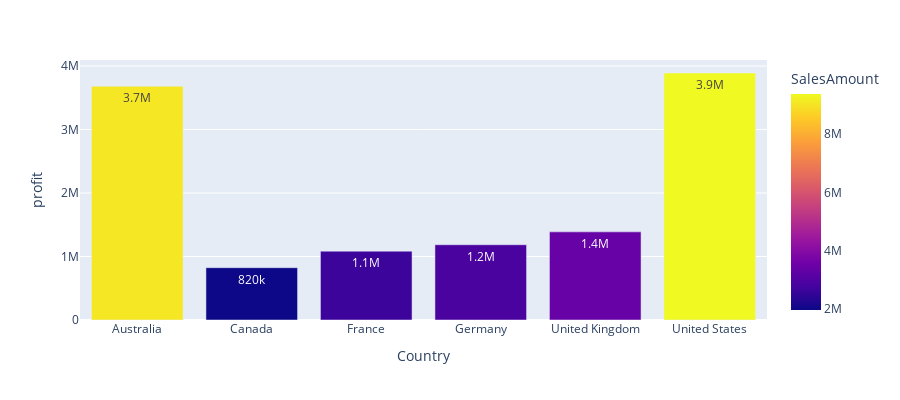

The cell this chart's notebook holds for it:
### Markdown cell above
Profitability by country

### Code cell
country_sales = pd.DataFrame(df.groupby('Country').sum()[['SalesAmount', 'profit']])
country_sales.reset_index(inplace=True)

fig = px.bar(country_sales, x='Country', y='profit',text_auto='.2s',
             color='SalesAmount',
             height=400)
fig.show()

### Figure 1 — Plotly figure (JSON) as saved in the notebook; plotly's stock layout.template omitted (floating-point values rounded to 4 significant figures)
{"data": [{"alignmentgroup": "True", "hovertemplate": "Country=%{x}<br>profit=%{y}<br>SalesAmount=%{marker.color}<extra></extra>", "legendgroup": "", "marker": {"color": [9052000.0, 1967000.0, 2641000.0, 2891000.0, 3387000.0, 9370000.0], "coloraxis": "coloraxis", "pattern": {"shape": ""}}, "name": "", "offsetgroup": "", "orientation": "v", "showlegend": false, "textposition": "auto", "texttemplate": "%{y:.2s}", "type": "bar", "x": ["Australia", "Canada", "France", "Germany", "United Kingdom", "United States"], "xaxis": "x", "y": [3681000.0, 823800.0, 1084000.0, 1185000.0, 1388000.0, 3890000.0], "yaxis": "y"}], "layout": {"barmode": "relative", "coloraxis": {"colorbar": {"title": {"text": "SalesAmount"}}, "colorscale": [[0, "#0d0887"], [0.1111, "#46039f"], [0.2222, "#7201a8"], [0.3333, "#9c179e"], [0.4444, "#bd3786"], [0.5556, "#d8576b"], [0.6667, "#ed7953"], [0.7778, "#fb9f3a"], [0.8889, "#fdca26"], [1, "#f0f921"]]}, "height": 400, "legend": {"tracegroupgap": 0}, "margin": {"t": 60}, "xaxis": {"anchor": "y", "autorange": true, "domain": [0, 1], "range": [-0.5, 5.5], "title": {"text": "Country"}, "type": "category"}, "yaxis": {"anchor": "x", "autorange": true, "domain": [0, 1], "range": [0, 4095000.0], "title": {"text": "profit"}, "type": "linear"}}}
